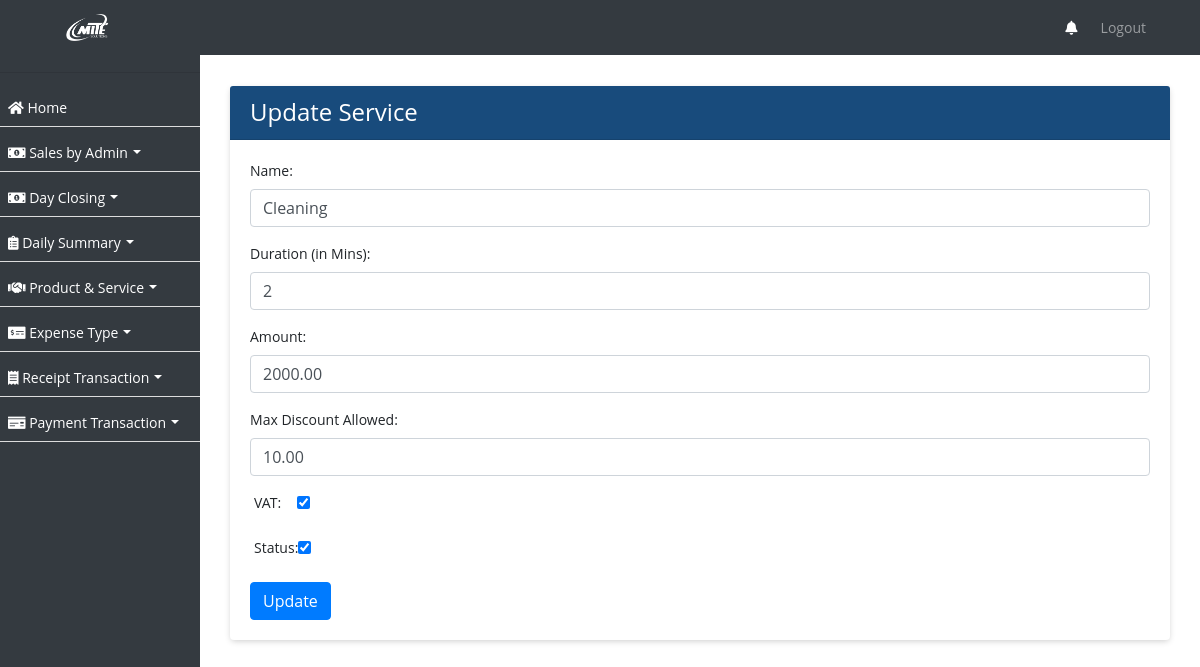
The page /service/update/20/ on the database its author committed.
### ezshopapp/models.py (models this page shows, shortened)
class Service(models.Model):
    name = models.CharField(max_length=255)
    duration = models.PositiveIntegerField()
    vat = models.BooleanField(default=False)
    amount = models.DecimalField(max_digits=10, decimal_places=2)
    max_discount_allowed = models.DecimalField(max_digits=10, decimal_places=2)
    status = models.BooleanField(default=True)
    business_profile = models.CharField(max_length=255, null=True)
    created_on = models.DateTimeField(auto_now_add=True, null=True)

### ezshopapp/views.py (the view)
# urls.py: path('service/update/<int:pk>/', ServiceUpdateView.as_view(), name='update_service'),
class ServiceUpdateView(UpdateView):
    model = Service
    form_class = ServiceForm
    template_name = 'update_service.html'
    success_url = reverse_lazy('service_list')

### ezshopapp/forms.py
class ServiceForm(forms.ModelForm):
    class Meta:
        model = Service
        fields = '__all__'

### ezshopapp/templates/update_service.html (shortened to what this page needs)
{% extends 'base.html' %}
{% block content %}
<div class="container">
  <div class="card">
    <div class="card-header">
      <h4 class="mb-0 text-white">Update Service</h4>
    </div>
    <div class="card-body">
      <form method="post">
        <div class="form-group">
          <label for="id_name">Name:</label>
          <input type="text" name="name" id="id_name" class="form-control" value="{{ service.name }}" required>
        </div>
        <div class="form-group">
          <label for="id_duration">Duration (in Mins):</label>
          <input type="text" name="duration" id="id_duration" class="form-control" value="{{ service.duration }}" required>
        </div>
        <div class="form-group">
          <label for="id_amount">Amount:</label>
          <input type="text" name="amount" id="id_amount" class="form-control" value="{{ service.amount }}" required>
        </div>
        <div class="form-group">
          <label for="id_max_discount_allowed">Max Discount Allowed:</label>
          <input type="text" name="max_discount_allowed" id="id_max_discount_allowed" class="form-control" value="{{ service.max_discount_allowed }}" required>
        </div>
        <div class="col-md-4 pl-1">
        <div class="form-group">
            <div class="d-inline-flex justify-content-between gap-3">
            <label for="id_vat" class="pr-3">VAT:</label>
            <input type="checkbox" name="vat" id="id_vat" {% if service.vat %}checked{% endif %}>
        </div>
          </div>
        <div class="form-group">
            <div class="d-inline-flex justify-content-between  gap-3">
          <label for="id_status">Status:</label>
          <input type="checkbox" name="status" id="id_status" {% if service.status %}checked{% endif %}>
        </div>
    </div>
        </div>
        <button type="submit" class="btn btn-primary">Update</button>
      </form>
    </div>
  </div>
</div>
{% endblock %}

### ezshopapp/templates/base.html (style rules this page uses)
body, p, h1, h2, h3, h4, h5, h6, a, li, label, input, div, span, small { font-family: "Open Sans", sans-serif !important; }
button:focus, button { outline: none !important; border: none; }
body, p, a, li, li>a { font-size:14px !important; }
h4 { color: #fff !important; }
body { padding-top: 56px; background-color: #ffffff !important; }
.form-control { line-height: 1.25 !important; }
.card { border:0px !important; margin-top:15px; margin-bottom:15px; box-shadow: 0px 2px 6px -1px #ccc; }
.card-header { background-color: #184b7c !important; color:#fff !important; }
.btn-primary { --bs-btn-color: #fff; --bs-btn-bg: #00B69B; --bs-btn-border-color: #00B69B; --bs-btn-hover-color: #000; --bs-btn-hover-bg: #26c1aa; --bs-btn-hover-border-color: #1abda5; --bs-btn-focus-shadow-rgb: 0, 155, 132; --bs-btn-active-color: #000; --bs-btn-active-bg: #33c5af; --bs-btn-active-border-color: #1abda5; --bs-btn-active-shadow: inset 0 3px 5px rgba(0, 0, 0, 0.125); --bs-btn-disabled-color: #000; --bs-btn-disabled-bg: #00B69B; --bs-btn-disabled-border-color: #00B69B; }
input, select { width: 100%; padding: 0.375rem 0.75rem; margin-bottom: 0.5rem; font-size: 1rem; line-height: 1.5; color: #495057; background-color: #fff; background-clip: padding-box; border: 1px solid #ced4da; border-radius: 0.25rem; transition: border-color 0.15s ease-in-out, box-shadow 0.15s ease-in-out; }

### rows shown on the page
Service: name "Cleaning", duration "2", amount "2000.00", max_discount_allowed "10.00", vat "☑", status "☑"
